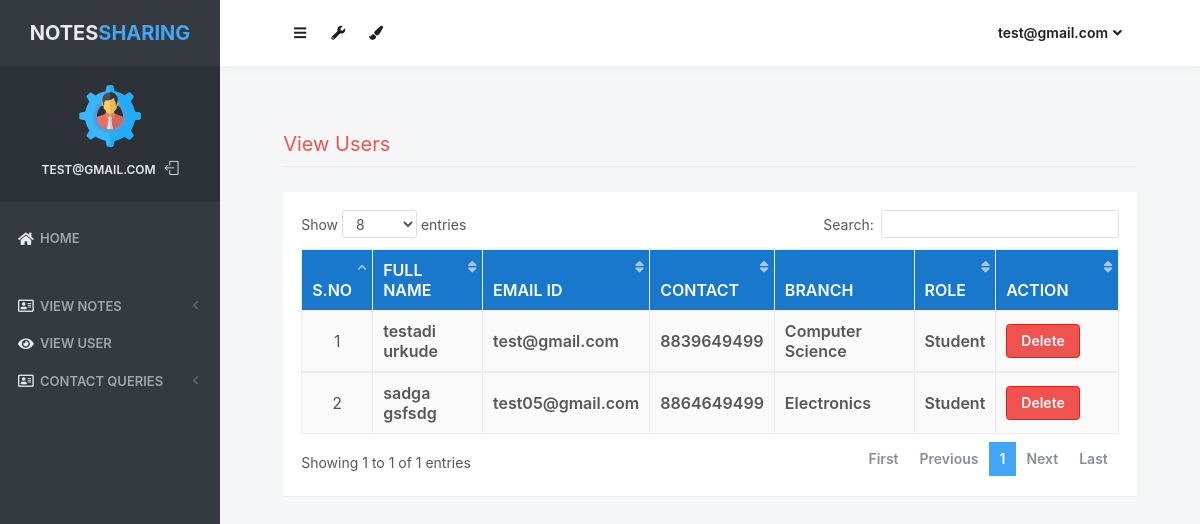
The app's page /view_users (signed in) with its own data.
### notes/models.py (models this page shows, shortened)
class Signup(models.Model):
    user = models.ForeignKey(User,on_delete=models.CASCADE)
    contact = models.CharField(max_length=10)
    branch = models.CharField(max_length=30)
    role = models.CharField(max_length=15)

### notes/views.py (the view)
# urls.py: path('view_users', view_users, name='view_users'),
def view_users(request):
    if not request.user.is_authenticated:
        return redirect('login_admin')
    users = Signup.objects.all()
    d = {'users':users}
    return render(request,'view_users.html',d)

### templates/view_users.html (shortened to what this page needs)
{% load static %}
<html lang="en" class="no-focus">
    <head>
        <link rel="stylesheet" href="{% static 'js/plugins/datatables/dataTables.bootstrap4.min.css' %}">
        <link rel="stylesheet" id="css-main" href="{% static 'css1/codebase.min.css' %}">
    </head>
    <body>
        <div id="page-container" class="sidebar-o sidebar-inverse side-scroll page-header-fixed main-content-narrow">
         {% include "sidebar.html" %}
            {% include "admin_nav.html" %}
            <main id="main-container">
                <div class="content">
                    <h2 class="content-heading text-danger">View Users</h2>
                    <div class="block">
                        <div class="block-content block-content-full">
                            <table class="table table-bordered table-striped table-vcenter js-dataTable-full-pagination" style="width:100%">
                                <thead class="text-white" style="background-color : #1977CC;">
                                    <tr>
                                        <th class="text-center">S.No</th>
                                        <th class="d-none d-sm-table-cell">Full Name</th>
                                        <th class="d-none d-sm-table-cell">Email ID</th>
                                        <th class="d-none d-sm-table-cell">Contact</th>
                                        <th class="d-none d-sm-table-cell">Branch</th>
                                        <th class="d-none d-sm-table-cell">Role</th>
                                        <th class="d-none d-sm-table-cell" style="width: 15%;">Action</th>
                                    </tr>
                                </thead>
                                {% for i in users %}
                                <tbody>
                                    <tr>
                                        <td class="text-center">{{forloop.counter}}</td>
                                        <td class="font-w600">{{i.user.first_name}} {{i.user.last_name}}</td>
					                    <td class="font-w600">{{i.user.username}}</td>
					                    <td class="font-w600">{{i.contact}}</td>
					                    <td class="font-w600">{{i.branch}}</td>
					                    <td class="font-w600">{{i.role}}</td>
					                    <td class="font-w600"><a href="{% url 'delete_users' i.user.id %}" class="btn btn-danger" onclick="return confirm('Are your sure to Delete ?')">Delete</a></td>
					                </tr>
                                        {% endfor %}
                                </tbody>
                            </table>
                        </div>
                    </div>
                </div>
            </main>
        </div>
 <link rel="stylesheet" href="https://use.fontawesome.com/releases/v5.6.3/css/all.css">
    </body>
</html>

### templates/sidebar.html (shortened to what this page needs)
{% load static %}
   <nav id="sidebar">
                <div id="sidebar-scroll">
                    <div class="sidebar-content">
                        <div class="content-header content-header-fullrow px-15">
                            <div class="content-header-section text-center align-parent sidebar-mini-hidden">
                                <div class="content-header-item">
                                    <a class="link-effect font-w700" href="{% url 'admin_home' %}">
                                           <span class="font-size-xl text-dual-primary-dark">NOTES</span><span class="font-size-xl text-primary">SHARING</span>
                                    </a>
                                </div>
                            </div>
                        </div>
                        <div class="content-side content-side-full content-side-user px-10 align-parent">
                            <div class="sidebar-mini-hidden-b text-center">
                                <a class="img-link" href="">
                                    <img class="img-avatar" src="{% static 'img/avatars/admin.png' %}" alt="">
                                </a>
                                <ul class="list-inline mt-10">
                                    <li class="list-inline-item">
                                        <a class="link-effect text-dual-primary-dark font-size-xs font-w600 text-uppercase" href="{% url 'admin_home' %}">{{ request.user.username }}</a>
                                    </li>
                                    <li class="list-inline-item">
                                        <a class="link-effect text-dual-primary-dark" href="{% url 'logout' %}">
                                            <i class="si si-logout"></i>
                                        </a>
                                    </li>
                                </ul>
                            </div>
                        </div>
                        <div class="content-side content-side-full">
                            <ul class="nav-main">
                                <li class="open">
                                    <a href="{% url 'admin_home' %}"><i class="fas fa-home"></i><span class="sidebar-mini-hide">Home</span></a>
                                </li>
                                <li class="nav-main-heading"><span class="sidebar-mini-visible">UI</span></li>
                                <li>
                                    <a class="nav-submenu" data-toggle="nav-submenu"><i class="far fa-address-card"></i>View Notes</a>
                                </li>
                                <li>
                                    <a  href="{% url 'view_users' %}"><i class="fas fa-eye"></i><span class="sidebar-mini-hide">View User</span></a>
                                </li>
                                <li>
                                    <a class="nav-submenu" data-toggle="nav-submenu"><i class="far fa-address-card"></i>Contact Queries</a>
                                </li>
                           </ul>
                        </div>
                    </div>
                </div>
            </nav>

### templates/admin_nav.html (shortened to what this page needs)
{% load static %}
            <header id="page-header">
                <div class="content-header">
                    <div class="content-header-section">
                        <button type="button" class="btn btn-circle btn-dual-secondary" data-toggle="layout" data-action="sidebar_toggle">
                            <i class="fa fa-navicon"></i>
                        </button>
                        <div class="btn-group" role="group">
                            <button type="button" class="btn btn-circle btn-dual-secondary" id="page-header-options-dropdown" data-toggle="dropdown" aria-haspopup="true" aria-expanded="false">
                                <i class="fa fa-wrench"></i>
                            </button>
                        </div>
                        <div class="btn-group" role="group">
                            <button type="button" class="btn btn-circle btn-dual-secondary" id="page-header-themes-dropdown" data-toggle="dropdown" aria-haspopup="true" aria-expanded="false">
                                <i class="fa fa-paint-brush"></i>
                            </button>
                        </div>
                    </div>
                    <div class="content-header-section">
                        <div class="btn-group" role="group">
                            <button type="button" class="btn btn-rounded btn-dual-secondary" id="page-header-user-dropdown" data-toggle="dropdown" aria-haspopup="true" aria-expanded="false">
                                {{ request.user.username}}<i class="fa fa-angle-down ml-5"></i>
                            </button>
                        </div>
                    </div>
                </div>
            </header>

### records on screen
Signup: user.first_name "testadi", user.last_name "urkude", user.username "test@gmail.com", contact "8839649499", branch "Computer Science", role "Student"
Signup: user.first_name "sadga", user.last_name "gsfsdg", user.username "test05@gmail.com", contact "8864649499", branch "Electronics", role "Student"

### other values on screen
{{ request.user.username }} "TEST@GMAIL.COM"
{{ request.user.username }} "test@gmail.com"
